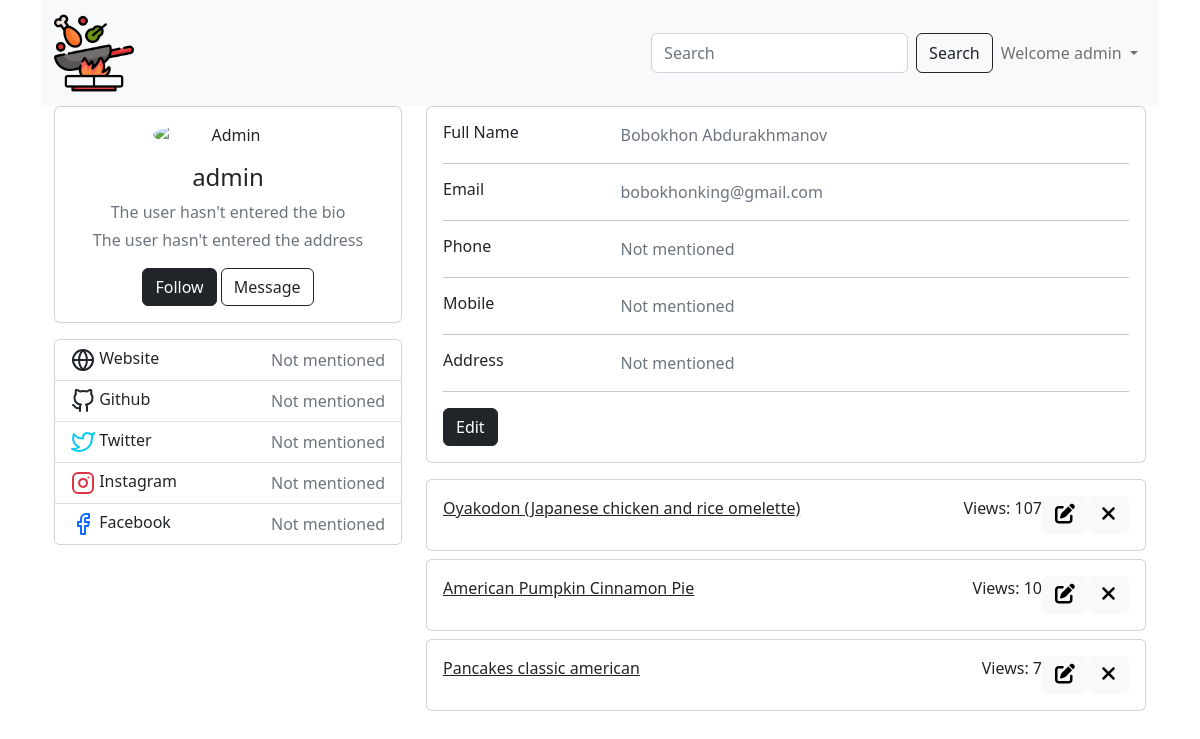
Screenshot of /profile/1 (signed in) with the database file from the repository.
### web_site/models.py (models this page shows, shortened)
class Post(models.Model):
    title = models.CharField(max_length=50, verbose_name='Recipe title')
    content = models.TextField(default='Recipe description coming soon', verbose_name='Recipe text')
    created_at = models.DateTimeField(auto_now_add=True, verbose_name='Creation date')
    updated_at = models.DateTimeField(auto_now=True, verbose_name='Update date')
    photo = models.ImageField(upload_to='photos/', blank=True, null=True, verbose_name='Image')
    watched = models.IntegerField(default=0, verbose_name='Views')
    is_published = models.BooleanField(default=True, verbose_name='Is published')
    category = models.ForeignKey(Category, on_delete=models.CASCADE, verbose_name='Category')
    author = models.ForeignKey(User, default=None, null=True, blank=True, on_delete=models.CASCADE)
    class Meta:
        verbose_name = 'Recipe'
        verbose_name_plural = 'Recipes'

### web_site/views.py (the view)
# urls.py: path('profile/<int:user_id>', profile, name='profile'),
def profile(request, user_id):
    user = User.objects.get(pk=user_id)
    articles = Post.objects.filter(author=user)
    context = {
        'title': f'{user.first_name} {user.last_name}',
        'user': user,
        'articles': articles
    }
    return render(request, 'web_site/profile.html', context)

### web_site/templates/web_site/profile.html (shortened to what this page needs)
{% extends 'base.html' %}
{% block main %}
<div class="container">
    <div class="main-body">
        <div class="row gutters-sm">
            <div class="col-md-4 mb-3">
                <div class="card">
                    <div class="card-body">
                        <div class="d-flex flex-column align-items-center text-center">
                            <img src="https://bootdey.com/img/Content/avatar/avatar7.png" alt="Admin"
                                 class="rounded-circle" width="150">
                            <div class="mt-3">
                                <h4>{{ user.username }}</h4>
                                {% if user.userprofile.bio %}
                                <p class="text-secondary mb-1">{{ user.userprofile.bio }}</p>
                                {% else %}
                                <p class="text-secondary mb-1">The user hasn't entered the bio</p>
                                {% endif %}
                                {% if user.userprofile.address %}
                                <p class="text-muted font-size-sm">{{ user.userprofile.address }}</p>
                                {% else %}
                                <p class="text-muted font-size-sm">The user hasn't entered the address</p>
                                {% endif %}
                                <button class="btn btn-dark">Follow</button>
                                <button class="btn btn-outline-dark">Message</button>
                            </div>
                        </div>
                    </div>
                </div>
                <div class="card mt-3">
                    <ul class="list-group list-group-flush">
                        <li class="list-group-item d-flex justify-content-between align-items-center flex-wrap">
                            <h6 class="mb-0">
                                Website
                            </h6>
                            {% if user.userprofile.website %}
                            <span class="text-secondary">{{ user.userprofile.website }}</span>
                            {% else %}
                            <span class="text-secondary">Not mentioned</span>
                            {% endif %}
                        </li>
                        <li class="list-group-item d-flex justify-content-between align-items-center flex-wrap">
                            <h6 class="mb-0">
                                Github
                            </h6>
                            {% if user.userprofile.github %}
                            <span class="text-secondary">{{ user.userprofile.website }}</span>
                            {% else %}
                            <span class="text-secondary">Not mentioned</span>
                            {% endif %}
                        </li>
                        <li class="list-group-item d-flex justify-content-between align-items-center flex-wrap">
                            <h6 class="mb-0">
                                Twitter
                            </h6>
                            {% if user.userprofile.twitter %}
                            <span class="text-secondary">{{ user.userprofile.twitter }}</span>
                            {% else %}
                            <span class="text-secondary">Not mentioned</span>
                            {% endif %}
                        </li>
                        <li class="list-group-item d-flex justify-content-between align-items-center flex-wrap">
                            <h6 class="mb-0">
                                Instagram
                            </h6>
                            {% if user.userprofile.instagram %}
                            <span class="text-secondary">{{ user.userprofile.instagram }}</span>
                            {% else %}
                            <span class="text-secondary">Not mentioned</span>
                            {% endif %}
                        </li>
                        <li class="list-group-item d-flex justify-content-between align-items-center flex-wrap">
                            <h6 class="mb-0">
                                Facebook
                            </h6>
                            {% if user.userprofile.facebook %}
                            <span class="text-secondary">{{ user.userprofile.facebook }}</span>
                            {% else %}
                            <span class="text-secondary">Not mentioned</span>
                            {% endif %}
                        </li>
                    </ul>
                </div>
            </div>
            <div class="col-md-8">
                <div class="card mb-3">
                    <div class="card-body">
                        <div class="row">
                            <div class="col-sm-3">
                                <h6 class="mb-0">Full Name</h6>
                            </div>
                            <div class="col-sm-9 text-secondary">
                                {{user.first_name}} {{ user.last_name }}
                            </div>
                        </div>
                        <hr>
                        <div class="row">
                            <div class="col-sm-3">
                                <h6 class="mb-0">Email</h6>
                            </div>
                            <div class="col-sm-9 text-secondary">
                                {{ user.email }}
                            </div>
                        </div>
                        <hr>
                        <div class="row">
                            <div class="col-sm-3">
                                <h6 class="mb-0">Phone</h6>
                            </div>
                            <div class="col-sm-9 text-secondary">
                                {% if user.userprofile.phone %}
                                {{ user.userprofile.phone }}
                                {% else %}
                                Not mentioned
                                {% endif %}
                            </div>
                        </div>
                        <hr>
                        <div class="row">
                            <div class="col-sm-3">
                                <h6 class="mb-0">Mobile</h6>
                            </div>
                            <div class="col-sm-9 text-secondary">
                                {% if user.userprofile.mobile %}
                                {{ user.userprofile.mobile }}
                                {% else %}
                                Not mentioned
                                {% endif %}
                            </div>
                        </div>
                        <hr>
                        <div class="row">
                            <div class="col-sm-3">
                                <h6 class="mb-0">Address</h6>
                            </div>
                            <div class="col-sm-9 text-secondary">
                                {% if user.userprofile.address %}
                                {{ user.userprofile.address }}
                                {% else %}
                                Not mentioned
                                {% endif %}
                            </div>
                        </div>
                        <hr>
                        <div class="row">
                            <div class="col-sm-12">
                                <a class="btn btn-dark"
                                   href="#">Edit</a>
                            </div>
                        </div>
                    </div>
                </div>
                {% for article in articles %}
                <div class="card p-3 mb-2">
                    <div class="d-flex justify-content-between">
                        <div class="card-text">
                            <a href="{% url 'post_detail' article.pk %}" class="link-dark">{{ article.title }}</a>
                        </div>
                        <div class="d-flex justify-content-between">
                            <div>
                                Views: {{ article.watched }}
                            </div>
                            {% if request.user == article.author %}
                            <div>
                                <a href="{% url 'post_update' article.pk %}" class="btn btn-light" data-toggle="tooltip"
                                   data-placement="top" title="Edit article">
                                    <i class="fa-solid fa-pen-to-square fs-5"></i>
                                </a>
                            </div>
                            <div>
                                <a href="{% url 'post_delete' article.pk %}" class="btn btn-light" data-toggle="tooltip"
                                   data-placement="top" title="Delete article">
                                    <i class="fa-solid fa-xmark fs-5"></i>
                                </a>
                            </div>
                            {% endif %}
                        </div>
                    </div>
                </div>
                {% endfor %}
            </div>
        </div>
    </div>
</div>
{% endblock main %}

### templates/components/_navbar.html (shortened to what this page needs)
{% load static %}
<nav class="navbar navbar-expand-lg bg-light">
    <div class="container-fluid">
        <a class="navbar-brand" href="{% url 'index' %}">
            <img src="{% static 'web_site/img/def.png' %}" alt="" width="80">
        </a>
        <div class="collapse navbar-collapse" id="navbarSupportedContent">
            <div class="d-flex">
                <form class="d-flex" role="search" method="get" action="{% url 'search_results' %}">
                    <input name="q" class="form-control me-2" type="search" placeholder="Search" aria-label="Search">
                    <button class="btn btn-outline-dark" type="submit">Search</button>
                </form>
                <ul class="navbar-nav me-auto mb-2 mb-lg-0">
                    {% if not request.user.is_authenticated %}
                    <li class="nav-item">
                        <a class="nav-link active" aria-current="page" href="{% url 'login' %}">Sign in</a>
                    </li>
                    <li class="nav-item">
                        <a class="nav-link active" aria-current="page" href="{% url 'register' %}">Sign up</a>
                    </li>
                    {% else %}
                    <li class="nav-item dropdown">
                        <a class="nav-link dropdown-toggle" href="#" role="button" data-bs-toggle="dropdown"
                           aria-expanded="false">
                            Welcome {{ request.user.username }}
                        </a>
                    </li>
                    {% endif %}
                </ul>
            </div>
        </div>
    </div>
</nav>

### rows the page displays
Post: title "Oyakodon (Japanese chicken and rice omelette)", watched "107"
Post: title "American Pumpkin Cinnamon Pie", watched "10"
Post: title "Pancakes classic american", watched "7"

### other values shown
{{ request.user.username }} "admin"
{{ user.username }} "admin"
{{ user.first_name }} "Bobokhon"
{{ user.last_name }} "Abdurakhmanov"
{{ user.email }} "bobokhonking@gmail.com"
